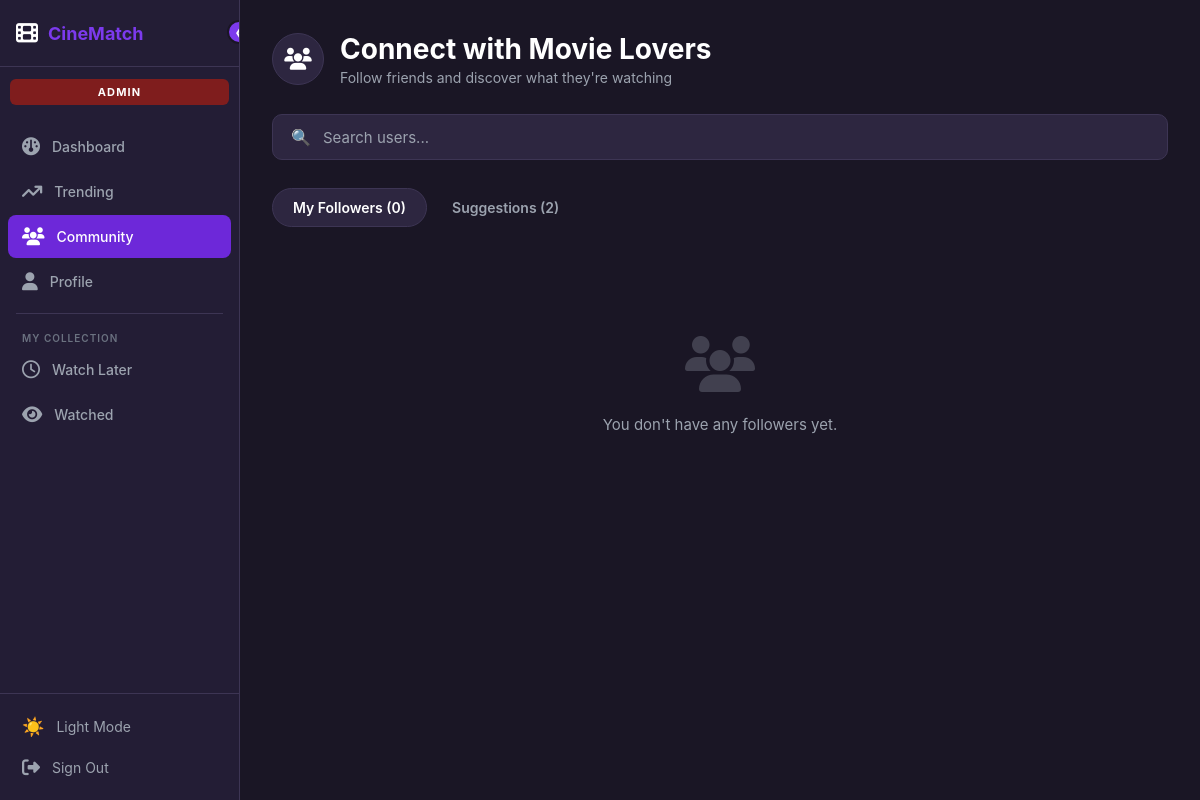
/users/community/ (signed in), run on an earlier commit of the app's database.
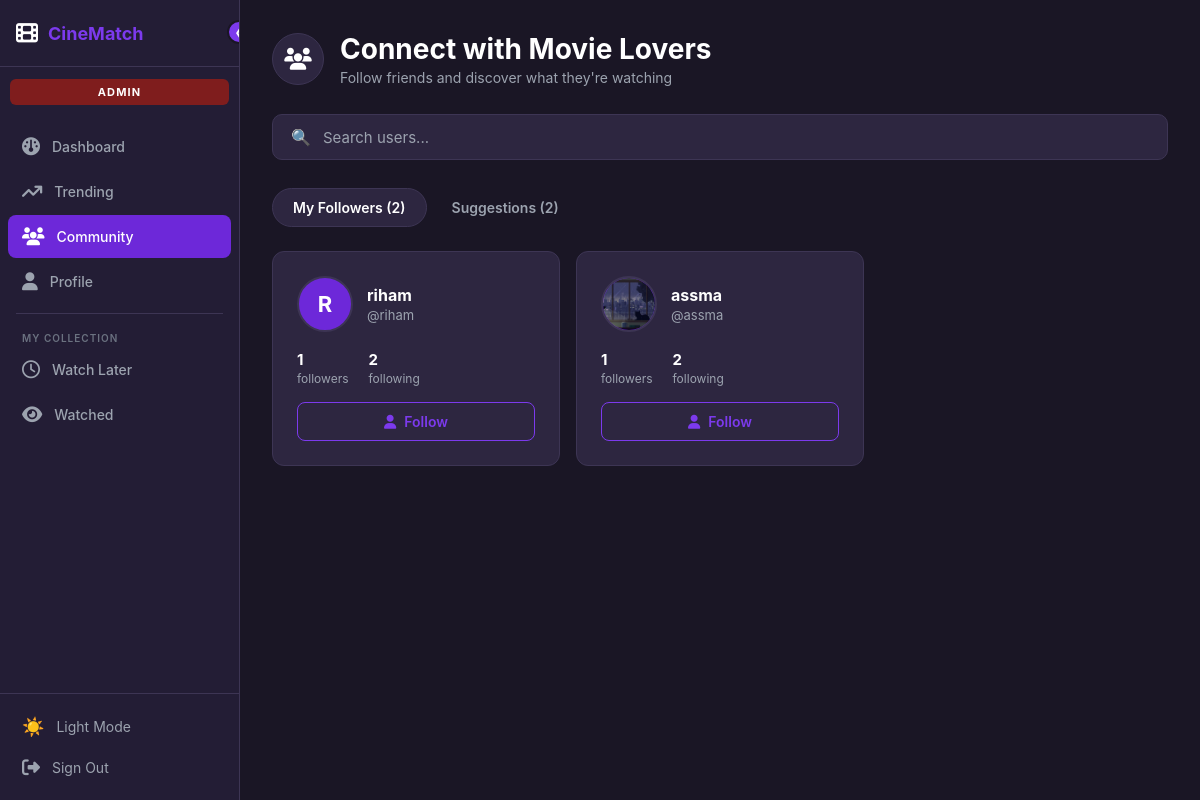
And on a later commit of the database.
### users/models.py (models this page shows, shortened)
class User(AbstractUser):
    avatar = models.ImageField(upload_to='avatars/', blank=True, null=True)
    bio = models.TextField(blank=True)
    genre_test_done = models.BooleanField(default=False)
    favorite_genres = models.JSONField(default=list, blank=True)
    following = models.ManyToManyField(
        'self',
        symmetrical=False,
        related_name='followers',
        blank=True
    )
    def get_followers_count(self):
        return self.followers.count()
    def get_following_count(self):
        return self.following.count()

### users/views.py (the view)
# urls.py: path('community/', views.community_view, name='community'),
@login_required
def community_view(request):
    query = request.GET.get('q', '').strip()
    tab = request.GET.get('tab', 'followers')
    following_ids = set(request.user.following.values_list('id', flat=True))
    if query:
        users = User.objects.exclude(id=request.user.id).filter(
            Q(username__icontains=query)
        )
    elif tab == 'followers':
        users = request.user.followers.all()
    else:
        users = User.objects.exclude(id=request.user.id).exclude(id__in=following_ids)
    context = {
        'users': users,
        'following_ids': following_ids,
        'tab': tab,
        'query': query,
        'followers_count': request.user.followers.count(),
        'suggestions_count': User.objects.exclude(id=request.user.id).exclude(id__in=following_ids).count(),
    }
    return render(request, 'users/community.html', context)

### templates/users/community.html (shortened to what this page needs)
{% extends 'base.html' %}
{% block content %}
<div class="community-wrap">
  <div class="page-header">
    <div class="page-header-icon"><i class="fa-solid fa-users"></i></div>
    <div>
      <h1>Connect with Movie Lovers</h1>
      <p>Follow friends and discover what they're watching</p>
    </div>
  </div>
  <form method="GET">
    <div class="search-bar">
      🔍
      <input type="text" name="q" value="{{ query }}" placeholder="Search users..." autocomplete="off">
    </div>
  </form>
  <div class="tabs-bar">
    <a href="?tab=followers" class="tab-btn {% if tab == 'followers' %}active{% endif %}">
      My Followers ({{ followers_count }})
    </a>
    <a href="?tab=suggestions" class="tab-btn {% if tab == 'suggestions' %}active{% endif %}">
      Suggestions ({{ suggestions_count }})
    </a>
  </div>
  {% if users %}
    <div class="users-grid">
      {% for u in users %}
        <div class="user-card">
          <div class="user-card-top">
            <div class="user-av">
              {% if u.avatar %}
                <img src="{{ u.avatar.url }}" alt="{{ u.username }}">
              {% else %}
                {{ u.username|first|upper }}
              {% endif %}
            </div>
            <div>
              <a href="{% url 'profile_by_username' u.username %}" class="user-name">{{ u.username }}</a>
              <div class="user-handle">@{{ u.username }}</div>
            </div>
          </div>
          <div class="user-stats">
            <div class="user-stat">
              <div class="num">{{ u.get_followers_count }}</div>
              <div class="lbl">followers</div>
            </div>
            <div class="user-stat">
              <div class="num">{{ u.get_following_count }}</div>
              <div class="lbl">following</div>
            </div>
          </div>
          <a href="{% url 'follow' u.id %}?next=/users/community/?tab={{ tab }}"
             class="follow-btn {% if u.id in following_ids %}following{% endif %}">
            {% if u.id in following_ids %}<i class="fa-solid fa-user"></i> Unfollow{% else %}<i class="fa-solid fa-user"></i> Follow{% endif %}
          </a>
        </div>
      {% endfor %}
    </div>
  {% else %}
    <div class="empty-state">
      <div class="empty-state-icon"><i class="fa-solid fa-users"></i></div>
      {% if query %}
        <p>No users found for "{{ query }}"</p>
      {% elif tab == 'followers' %}
        <p>You don't have any followers yet.</p>
      {% else %}
        <p>No suggestions available right now.</p>
      {% endif %}
    </div>
  {% endif %}
</div>
{% endblock %}

### templates/base.html (shortened to what this page needs)
<!DOCTYPE html>
<html lang="en">
<head>
  <link rel="stylesheet" href="https://cdnjs.cloudflare.com/ajax/libs/font-awesome/6.5.0/css/all.min.css">
</head>
<body>
<div class="sidebar" id="sidebar">
  <button class="sb-toggle" onclick="toggleSidebar()">❮</button>
  <div class="sb-logo">
    <span class="sb-logo-icon"><i class="fa-solid fa-film"></i></span>
    <span class="sb-logo-text">CineMatch</span>
  </div>
  {% if user.is_authenticated %}
    {% if user.is_superuser %}
      <div class="sb-role admin">ADMIN</div>
    {% else %}
      <div class="sb-role user">USER</div>
    {% endif %}
  {% else %}
    <div class="sb-role guest">GUEST</div>
  {% endif %}
  <nav class="sb-nav">
    {% if user.is_authenticated and user.is_superuser %}
      <a href="{% url 'home' %}" class="sb-item {% if request.resolver_match.url_name == 'home' %}active{% endif %}">
        <span class="sb-item-icon"><i class="fa-solid fa-gauge"></i></span>
        <span class="sb-item-label">Dashboard</span>
      </a>
    {% else %}
      <a href="{% url 'home' %}" class="sb-item {% if request.resolver_match.url_name == 'home' %}active{% endif %}">
        <span class="sb-item-icon"><i class="fa-solid fa-house"></i></span>
        <span class="sb-item-label">Home</span>
        <span class="tooltip">Home</span>
      </a>
    {% endif %}
    <a href="#" class="sb-item">
      <span class="sb-item-icon"><i class="fa-solid fa-arrow-trend-up"></i></span>
      <span class="sb-item-label">Trending</span>
    </a>
    {% if user.is_authenticated %}
      <a href="{% url 'community' %}" class="sb-item {% if request.resolver_match.url_name == 'community' %}active{% endif %}">
        <span class="sb-item-icon"><i class="fa-solid fa-users"></i></span>
        <span class="sb-item-label">Community</span>
      </a>
      <a href="{% url 'profile' %}" class="sb-item {% if request.resolver_match.url_name == 'profile' %}active{% endif %}">
        <span class="sb-item-icon"><i class="fa-solid fa-user"></i></span>
        <span class="sb-item-label">Profile</span>
      </a>
      <div class="sb-divider"></div>
      <div class="sb-label">My Collection</div>
      <a href="#" class="sb-item">
        <span class="sb-item-icon"><i class="fa-regular fa-clock"></i></span>
        <span class="sb-item-label">Watch Later</span>
      </a>
      <a href="#" class="sb-item">
        <span class="sb-item-icon"><i class="fa-solid fa-eye"></i></span>
        <span class="sb-item-label">Watched</span>
      </a>
    {% endif %}
  </nav>
  <div class="sb-bottom">
    <button class="theme-toggle" onclick="toggleTheme()">
      <span class="sb-item-icon" id="theme-icon"></span>
      <span class="sb-foot-label" id="theme-label">Light Mode</span>
    </button>
    {% if user.is_authenticated %}
      <form method="POST" action="{% url 'logout' %}">
        <button type="submit" class="sb-foot">
          <span class="sb-foot-icon"><i class="fa-solid fa-right-from-bracket"></i></span>
          <span class="sb-foot-label">Sign Out</span>
        </button>
      </form>
    {% endif %}
  </div>
</div>
<div class="main">
  {% block content %}{% endblock %}
</div>
</body>
</html>

### templates/base.html (style rules this page uses)
[data-theme="dark"] { --bg: #1a1625; --bg2: #231d35; --bg3: #2d2640; --text: #ffffff; --text2: #9ca3af; --text3: #6b7280; --border: #3d3554; --card: #231d35; --input-bg: #2d2640; --red: #7c3aed; --red2: #6d28d9; --gold: #f59e0b; }
* { box-sizing: border-box; margin: 0; padding: 0; }
body { font-family: 'Inter', sans-serif; background: var(--bg); color: var(--text); display: flex; min-height: 100vh; transition: background .3s, color .3s; }
.sidebar { width: 240px; background: var(--bg2); border-right: 1px solid var(--border); display: flex; flex-direction: column; min-height: 100vh; flex-shrink: 0; transition: width .25s ease; overflow: hidden; position: relative; }
.sb-logo { display: flex; align-items: center; gap: 10px; padding: 20px 16px; border-bottom: 1px solid var(--border); white-space: nowrap; min-height: 64px; }
.sb-logo-icon { font-size: 22px; flex-shrink: 0; }
.sb-logo-text { font-size: 18px; font-weight: 700; color: var(--red); transition: opacity .2s; }
.sb-toggle { position: absolute; top: 20px; right: -12px; width: 24px; height: 24px; border-radius: 50%; background: var(--red); border: 2px solid var(--bg); color: white; font-size: 11px; cursor: pointer; display: flex; align-items: center; justify-content: center; z-index: 10; transition: transform .25s; }
.sb-role { margin: 12px 10px; padding: 6px; border-radius: 6px; text-align: center; font-size: 11px; font-weight: 700; letter-spacing: .1em; white-space: nowrap; overflow: hidden; transition: opacity .2s; }
.sb-role.admin { background: #7f1d1d; color: white; }
.sb-nav { padding: 8px; flex: 1; }
.sb-item { display: flex; align-items: center; gap: 12px; padding: 11px 14px; border-radius: 8px; color: var(--text2); font-size: 14px; font-weight: 500; text-decoration: none; margin-bottom: 2px; transition: all .15s; white-space: nowrap; overflow: hidden; position: relative; }
.sb-item.active { background: var(--red2); color: white; }
.sb-item-icon { font-size: 18px; flex-shrink: 0; }
.sb-item-label { transition: opacity .2s; }
.sb-divider { height: 1px; background: var(--border); margin: 10px 8px; }
.sb-label { padding: 8px 14px 4px; font-size: 10px; font-weight: 600; letter-spacing: .1em; color: var(--text3); text-transform: uppercase; white-space: nowrap; transition: opacity .2s; }
.sb-bottom { padding: 12px 8px; border-top: 1px solid var(--border); }
.sb-foot { display: flex; align-items: center; gap: 12px; padding: 10px 14px; border-radius: 8px; color: var(--text2); font-size: 14px; text-decoration: none; transition: all .15s; cursor: pointer; background: none; border: none; width: 100%; font-family: inherit; white-space: nowrap; overflow: hidden; }
.sb-foot-icon { font-size: 18px; flex-shrink: 0; }
.sb-foot-label { transition: opacity .2s; }
.theme-toggle { display: flex; align-items: center; gap: 12px; padding: 10px 14px; border-radius: 8px; color: var(--text2); font-size: 14px; cursor: pointer; background: none; border: none; width: 100%; font-family: inherit; white-space: nowrap; overflow: hidden; transition: all .15s; }
.main { flex: 1; min-width: 0; background: var(--bg); transition: background .3s; }

What changed in the data, as far as the page shows it:
now on this page (row edited): User: username|first "R", username "riham", get_followers_count "1", get_following_count "2", shows "Follow"
now on this page (row edited): User: avatar (picture), username "assma", get_followers_count "1", get_following_count "2", shows "Follow"
Also different on the page:
{{ followers_count }}: "0" → "2"
text no longer shown: "You don't have any followers yet."
